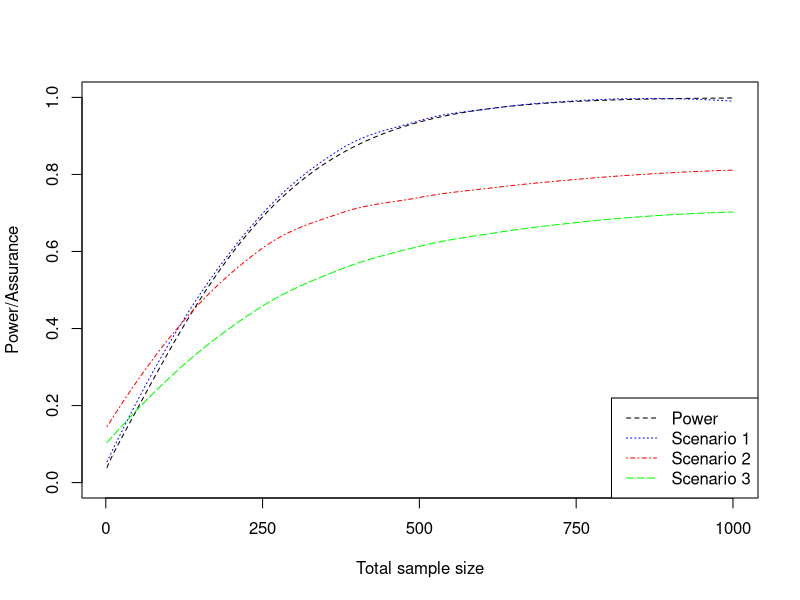

Recreate this plot in R.
## ---- chunk 1
knitr::opts_chunk$set(echo = TRUE)
library(knitr)
library(tidyverse)
library(RColorBrewer)
## ---- chunk 2
my_tbl <- tibble::tribble(
  ~"", ~RaisedcTni, ~Not.RaisedcTni, ~Total,
                          "Treatment",          31,              47,     78,
                            "Control",          23,              40,     63,
                              "Total",          54,              87,    141
  )

require(knitr)
kable(my_tbl, digits = 3, row.names = FALSE, align = "c",
              caption = NULL)

## ---- chunk 3
MoxonidineData <- data.frame(RaisedcTni = c(23, 31), NotRaisedcTni = c(40, 47), 
                             row.names = c("Control", "Treatment"))
chisq.test(MoxonidineData, correct = F)
## ---- chunk 4
estBetaParams <- function(mu, var) {
  alpha <- ((1 - mu) / var - 1 / mu) * mu ^ 2
  beta <- alpha * (1 / mu - 1)
  return(params = list(alpha = alpha, beta = beta))
}
  
estBetaParams(0.45, 0.1^2)

## ---- chunk 5

N1vec <- seq(1,500)
N2vec <- seq(1,500)
powervec <- vector(length = 500)
for (i in 1:500){
  power <- power.prop.test(n=N1vec[i],p1=0.45,p2=0.3)
  powervec[i] <- power$power
}

plot(powervec, type = "l", ylim = c(0,1), xaxt = "n", xlab = "Total sample size", ylab = "Power/Assurance", lty=2)
axis(1, at = seq(0, 500,by = 125), labels = seq(0, 1000, by = 250))

assurancefunc <- function(n1, n2, m, v){
  n <- 10e1
  zvec <- vector(length=n)
  for (i in 1:n){
    theta1 <- rbeta(1, 10.7, 13.1) #Control
    rho <- rnorm(1, m, sd = sqrt(v))
    theta2 <- theta1 - rho #Treatment
    if (theta2 <0 ){
      zvec[i] <- NA
    } else {
      control <- rbinom(1, n1, theta1)
      treatment <- rbinom(1, n2, theta2)
      MoxonidineData <- data.frame(RaisedcTni = c(control, treatment),
              NotRaisedcTni = c(n1 - control, n2 - treatment), row.names = c("Control", "Treatment"))
      test <- chisq.test(MoxonidineData, correct = F)
      zvec[i] <- test$p.value < 0.05
    }
  }
  zvec <-  na.omit(zvec)
  mean(zvec)
}

#Scenario 1
ass1 <- vector(length = 500)
for (i in 1:500){
  ass1[i] <- assurancefunc(N1vec[i], N2vec[i], m = 0.15, v = 0.0001)
}
lo1 <- loess(ass1~N1vec)
lines(predict(lo1), lty=3, col="blue")


#Scenario 2
ass2 <- vector(length = 500)
for (i in 1:500){
  ass2[i] <- assurancefunc(N1vec[i], N2vec[i], m = 0.15, v = 0.01)
}
lo2 <- loess(ass2~N1vec)
lines(predict(lo2), lty=4, col="red")


#Scenario 3
ass3 <- vector(length = 500)
for (i in 1:500){
  ass3[i] <- assurancefunc(N1vec[i], N2vec[i], m = 0.1, v  = 0.01)
}

lo3 <- loess(ass3~N1vec)
lines(predict(lo3), lty=5, col="green")

legend("bottomright", legend = c("Power", "Scenario 1", "Scenario 2", "Scenario 3"), 
       col=c("black", "blue", "red", "green"), lty=2:5)
